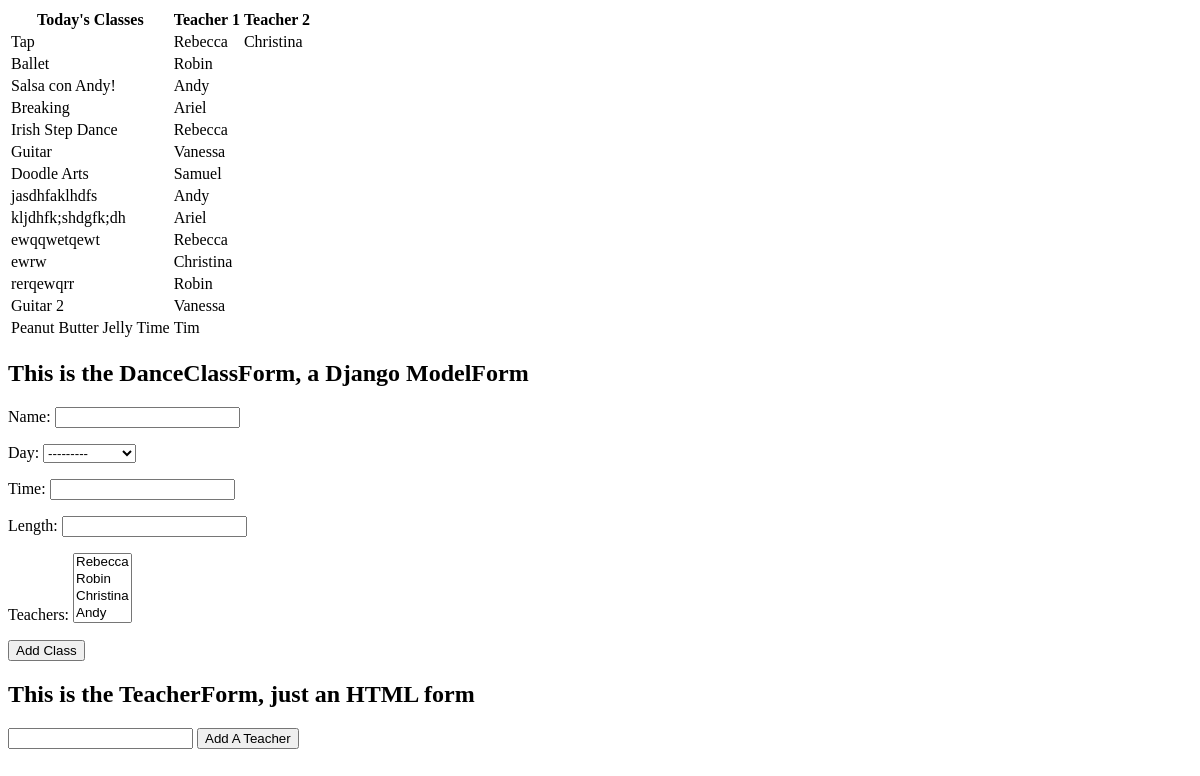
The app's page /, older data.
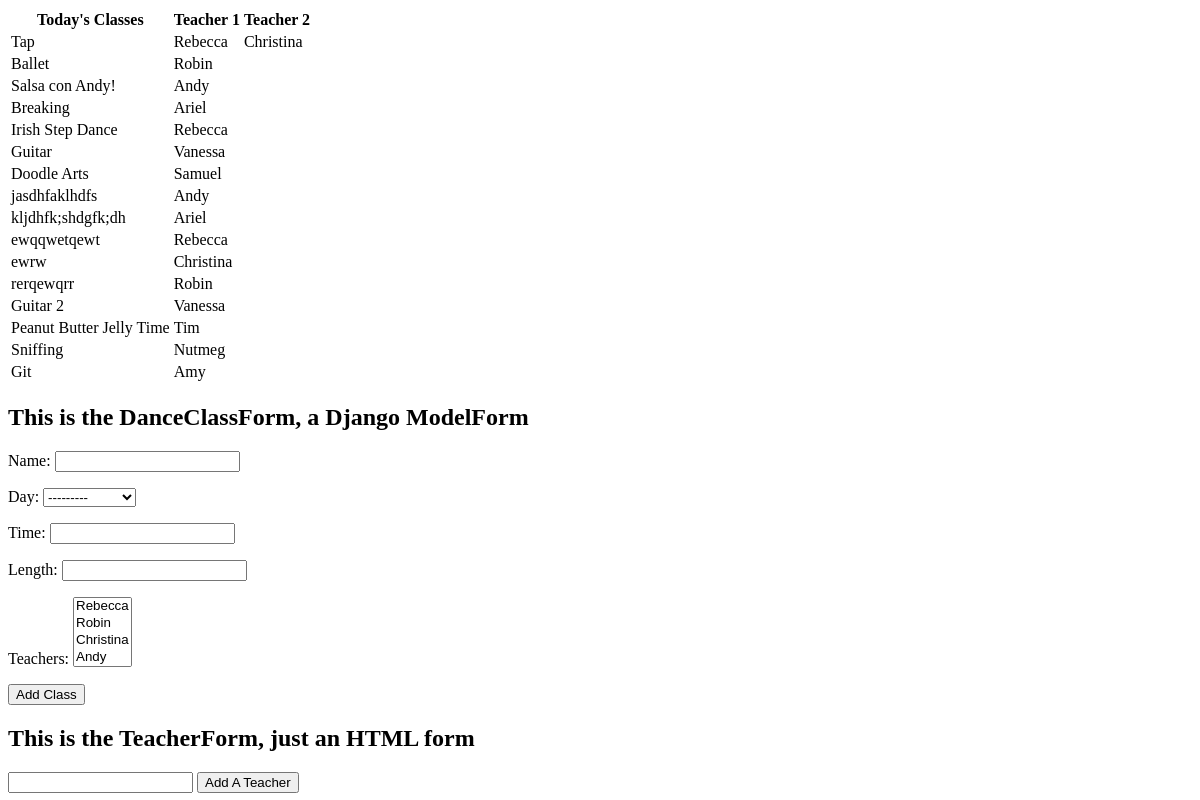
The same page, newer data.
### classes/models.py (models this page shows)
class DanceClass(models.Model):
    name = models.CharField(max_length=100)
    day = models.CharField(max_length=5, choices=DAY_CHOICES, blank=True, null=True)
    time = models.CharField(max_length=10, blank=True, null=True)
    length = models.IntegerField(blank=True, null=True)
    teachers = models.ManyToManyField(to='Teacher', related_name="classes")
    style = models.ForeignKey(to='Style', on_delete=models.CASCADE, blank=True, null=True, related_name="classes")
    class Meta:
        verbose_name_plural = "classes"
    def __str__(self):
        return self.name

class Teacher(models.Model):
    name = models.CharField(max_length=100)
    cell_number = models.CharField(max_length=20, blank=True, null=True)
    def __str__(self):
        return self.name

### classes/views.py (the view)
# urls.py: path('', views.index, name="home"),
def index(request):
    classes = DanceClass.objects.all()
    form = DanceClassForm()
    context = {
        'classes': classes,
        'form': form
        }
    return render(request, 'classes/home.html', context=context)

### classes/forms.py
class DanceClassForm(ModelForm):
    class Meta:
        model = DanceClass
        fields = ['name', 'day', 'time', 'length', 'teachers']

### templates/classes/home.html (shortened to what this page needs)
{% extends 'base.html' %}
{% block content %}
<div class='tc'>
    <section class="pa4">
        <table class="f4 w-100 mw8 center">
            <thead>
                <tr class='stripe-dark'>
                    <th class='bg-hot-pink'>Today's Classes</th>
                    <th class='bg-hot-pink'>Teacher 1</th>
                    <th class='bg-hot-pink'>Teacher 2</th>
                </tr>
            </thead>
            {% for class in classes %}
            <tr class='stripe-dark dance-class'>
                <td>{{class}}</td>
                {% for teacher in class.teachers.all %}
                <td>{{teacher}}</td>
                {% endfor %}
            </tr>
            {% endfor %}
        </table>
    </section>
    <div class='ph3'>
        <h2>This is the DanceClassForm, a Django ModelForm</h2>
        <form class="ba bw2 b--blue" id='class-form' action="{% url 'ajax-add-class' %}" method="post">
            {{ form.as_p }}
            <button class="f6 link dim br-pill ph3 pv2 mb2 dib white bg-hot-pink" type="submit">Add Class</button>
        </form>
        <h2>This is the TeacherForm, just an HTML form</h2>
        <form class="ba bw2 b--blue" id='teacher-form' class='tl' action="" method="post">
            <input type="text" name="teacher-name" id="teacher-name">
            <button type="submit">Add A Teacher</button>
        </form>
    </div>
</div>
{% endblock %}

Row changes from the older to the newer data that the page shows:
added DanceClass: name "Sniffing"
now on this page (row unchanged): Teacher: name "Nutmeg", shown under "Sniffing"
added DanceClass: name "Git"
added Teacher: name "Amy", shown under "Git"
